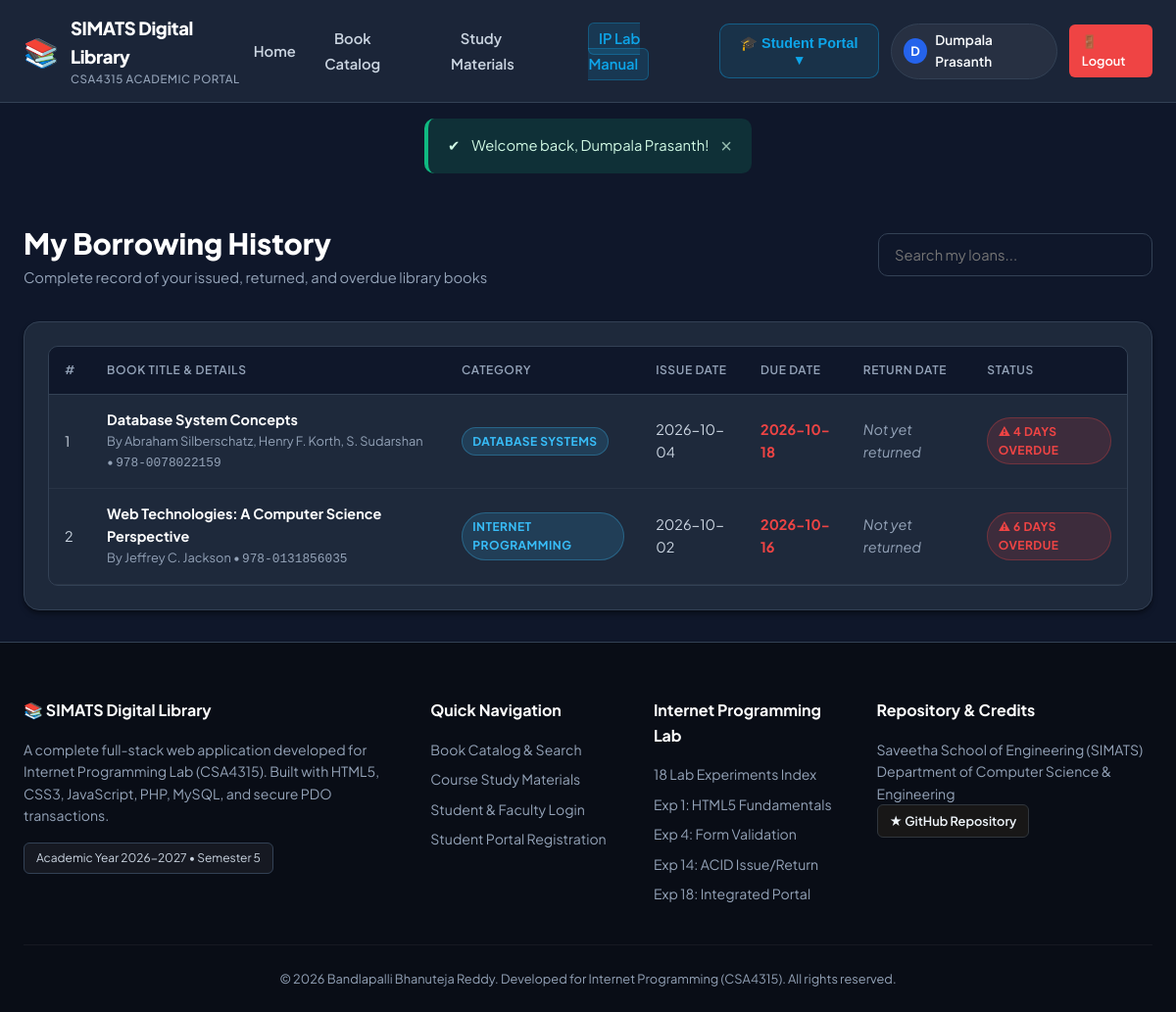
Page /student/my_loans.php (signed in) on the committed database.
### tables this page shows
CREATE TABLE IF NOT EXISTS book_issues (
    id INT AUTO_INCREMENT PRIMARY KEY,
    user_id INT NOT NULL,
    book_id INT NOT NULL,
    issue_date DATE NOT NULL,
    due_date DATE NOT NULL,
    return_date DATE DEFAULT NULL,
    status ENUM('issued', 'returned', 'overdue') NOT NULL DEFAULT 'issued',
    issued_by INT DEFAULT NULL,
    created_at TIMESTAMP DEFAULT CURRENT_TIMESTAMP,
    FOREIGN KEY (user_id) REFERENCES users(id) ON DELETE CASCADE,
    FOREIGN KEY (book_id) REFERENCES books(id) ON DELETE CASCADE,
    FOREIGN KEY (issued_by) REFERENCES users(id) ON DELETE SET NULL,
    INDEX idx_issue_status (status),
    INDEX idx_issue_user (user_id),
    INDEX idx_issue_due (due_date)
);

CREATE TABLE IF NOT EXISTS books (
    id INT AUTO_INCREMENT PRIMARY KEY,
    title VARCHAR(255) NOT NULL,
    author VARCHAR(255) NOT NULL,
    isbn VARCHAR(30) NOT NULL UNIQUE,
    category VARCHAR(100) NOT NULL,
    publisher VARCHAR(150) DEFAULT NULL,
    publication_year INT DEFAULT NULL,
    total_copies INT NOT NULL DEFAULT 1,
    available_copies INT NOT NULL DEFAULT 1,
    description TEXT DEFAULT NULL,
    cover_image VARCHAR(255) DEFAULT NULL,
    created_at TIMESTAMP DEFAULT CURRENT_TIMESTAMP,
    INDEX idx_book_category (category),
    INDEX idx_book_title (title),
    INDEX idx_book_author (author)
);

### student/my_loans.php (the view, shortened to what this page needs)
<?php
$user = current_user();
$userId = $user['id'];
$loans = [];
try {
    $pdo = get_db_connection();
    $stmt = $pdo->prepare("
        SELECT bi.*, b.title, b.author, b.isbn, b.category,
               DATEDIFF(CURDATE(), bi.due_date) AS days_overdue
        FROM book_issues bi
        JOIN books b ON bi.book_id = b.id
        WHERE bi.user_id = ?
        ORDER BY bi.id DESC
    ");
    $stmt->execute([$userId]);
    $loans = $stmt->fetchAll();
} catch (Exception $e) {
    set_flash('error', 'Error fetching borrowing history: ' . $e->getMessage());
}
include_once __DIR__ . '/../includes/header.php';
?>
<div style="display: flex; justify-content: space-between; align-items: center; margin-bottom: 2rem; flex-wrap: wrap; gap: 1rem;">
    <div>
        <h1 style="font-size: 1.85rem; font-weight: 800; color: #ffffff;">My Borrowing History</h1>
        <p style="color: var(--text-muted); font-size: 0.92rem;">Complete record of your issued, returned, and overdue library books</p>
    </div>
    <input type="text" id="tableFilterInput" class="form-control" placeholder="Search my loans..." style="max-width: 280px;">
</div>
<div class="card" style="padding: 1.5rem;">
    <?php if (!empty($loans)): ?>
        <div class="table-responsive">
            <table class="data-table">
                <thead>
                    <tr>
                        <th>#</th>
                        <th>Book Title & Details</th>
                        <th>Category</th>
                        <th>Issue Date</th>
                        <th>Due Date</th>
                        <th>Return Date</th>
                        <th>Status</th>
                    </tr>
                </thead>
                <tbody>
                    <?php foreach ($loans as $idx => $loan): ?>
                        <tr>
                            <td><?php echo $idx + 1; ?></td>
                            <td>
                                <strong style="color: #ffffff;"><?php echo htmlspecialchars($loan['title']); ?></strong>
                                <div style="font-size: 0.8rem; color: var(--text-muted);">
                                    By <?php echo htmlspecialchars($loan['author']); ?> &bull; <code><?php echo htmlspecialchars($loan['isbn']); ?></code>
                                </div>
                            </td>
                            <td><span class="badge badge-info"><?php echo htmlspecialchars($loan['category']); ?></span></td>
                            <td><?php echo htmlspecialchars($loan['issue_date']); ?></td>
                            <td>
                                <span style="<?php echo ($loan['status'] === 'overdue') ? 'color: #ef4444; font-weight: 700;' : ''; ?>">
                                    <?php echo htmlspecialchars($loan['due_date']); ?>
                                </span>
                            </td>
                            <td>
                                <?php echo $loan['return_date'] ? htmlspecialchars($loan['return_date']) : '<span style="color: var(--text-muted); font-style: italic;">Not yet returned</span>'; ?>
                            </td>
                            <td>
                                <?php if ($loan['status'] === 'issued'): ?>
                                    <span class="badge badge-info">&#128214; Active Loan</span>
                                <?php elseif ($loan['status'] === 'overdue'): ?>
                                    <span class="badge badge-danger">&#9888; <?php echo max(1, (int)$loan['days_overdue']); ?> Days Overdue</span>
                                <?php else: ?>
                                    <span class="badge badge-success">&#10004; Returned</span>
                                <?php endif; ?>
                            </td>
                        </tr>
                    <?php endforeach; ?>
                </tbody>
            </table>
        </div>
    <?php else: ?>
        <p style="text-align: center; color: var(--text-muted); padding: 3rem;">You have not borrowed any books from the library yet.</p>
    <?php endif; ?>
</div>
<?php include_once __DIR__ . '/../includes/footer.php'; ?>

### assets/css/style.css (style rules this page uses)
:root { --primary: #2563eb; --primary-hover: #1d4ed8; --primary-light: #dbeafe; --primary-glow: rgba(37, 99, 235, 0.2); --accent: #0ea5e9; --accent-dark: #0284c7; --bg-dark: #0f172a; --bg-surface: #1e293b; --bg-card: #1e293b; --bg-card-hover: #334155; --bg-input: #0f172a; --border-color: #334155; --border-light: #475569; --text-primary: #f8fafc; --text-secondary: #cbd5e1; --text-muted: #94a3b8; --success: #10b981; --success-bg: rgba(16, 185, 129, 0.15); --warning: #f59e0b; --warning-bg: rgba(245, 158, 11, 0.15); --danger: #ef4444; --danger-bg: rgba(239, 68, 68, 0.15); --info: #38bdf8; --info-bg: rgba(56, 189, 248, 0.15); --radius-sm: 6px; --radius-md: 10px; --radius-lg: 16px; --radius-full: 9999px; --shadow-sm: 0 1px 2px rgba(0, 0, 0, 0.3); --shadow-md: 0 4px 6px -1px rgba(0, 0, 0, 0.4), 0 2px 4px -2px rgba(0, 0, 0, 0.3); --shadow-lg: 0 10px 15px -3px rgba(0, 0, 0, 0.5), 0 4px 6px -4px rgba(0, 0, 0, 0.4); --shadow-xl: 0 20px 25px -5px rgba(0, 0, 0, 0.6), 0 8px 10px -6px rgba(0, 0, 0, 0.5); --transition: all 0.2s cubic-bezier(0.4, 0, 0.2, 1); }
*, *::before, *::after { box-sizing: border-box; margin: 0; padding: 0; }
body { font-family: 'Plus Jakarta Sans', -apple-system, BlinkMacSystemFont, 'Segoe UI', Roboto, sans-serif; background-color: var(--bg-dark); color: var(--text-primary); line-height: 1.6; min-height: 100vh; display: flex; flex-direction: column; }
.card { background: var(--bg-card); border: 1px solid var(--border-color); border-radius: var(--radius-lg); padding: 1.75rem; box-shadow: var(--shadow-md); transition: var(--transition); }
.table-responsive { overflow-x: auto; border-radius: var(--radius-md); border: 1px solid var(--border-color); background: var(--bg-card); }
.data-table { width: 100%; border-collapse: collapse; text-align: left; font-size: 0.9rem; }
.data-table th { background: #0f172a; color: var(--text-muted); padding: 0.9rem 1rem; font-weight: 600; text-transform: uppercase; font-size: 0.75rem; letter-spacing: 0.05em; border-bottom: 1px solid var(--border-color); }
.data-table td { padding: 0.9rem 1rem; border-bottom: 1px solid rgba(255, 255, 255, 0.05); color: var(--text-secondary); }
.badge { display: inline-flex; align-items: center; gap: 0.35rem; padding: 0.25rem 0.65rem; border-radius: var(--radius-full); font-size: 0.75rem; font-weight: 700; text-transform: uppercase; letter-spacing: 0.04em; }
.badge-danger { background: var(--danger-bg); color: var(--danger); border: 1px solid rgba(239, 68, 68, 0.3); }
.badge-info { background: var(--info-bg); color: var(--info); border: 1px solid rgba(56, 189, 248, 0.3); }
.form-control { width: 100%; padding: 0.75rem 1rem; background: var(--bg-input); border: 1px solid var(--border-color); border-radius: var(--radius-md); color: var(--text-primary); font-size: 0.92rem; font-family: inherit; transition: var(--transition); }

### rows in the picture
book_issues: book.title "Database System Concepts", book.author "Abraham Silberschatz, Henry F. Korth, S. Sudarshan", book.isbn "978-0078022159", book.category "DATABASE SYSTEMS", issue_date "2026-10-04", due_date "2026-10-18", shows "Not yet returned", max(1, (int)$loan['days_overdue']) "4"
book_issues: book.title "Web Technologies: A Computer Science Perspective", book.author "Jeffrey C. Jackson", book.isbn "978-0131856035", book.category "INTERNET PROGRAMMING", issue_date "2026-10-02", due_date "2026-10-16", shows "Not yet returned", max(1, (int)$loan['days_overdue']) "6"

### other values in the picture
APP_NAME "SIMATS Digital Library"
substr($user['name'], 0, 1) "D"
$user['name'] "Dumpala Prasanth"
$flash['message'] "Welcome back, Dumpala Prasanth!"
